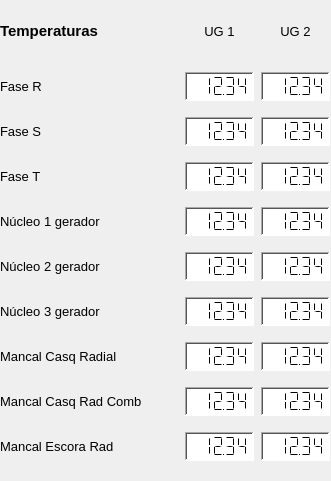
  <widget class="QWidget" name="layoutWidget">
   <property name="geometry">
    <rect>
     <x>69</x>
     <y>233</y>
     <width>331</width>
     <height>481</height>
    </rect>
   </property>
   <property name="font">
    <font>
     <pointsize>10</pointsize>
    </font>
   </property>
   <layout class="QGridLayout" name="gridLayout_vars_ug" columnstretch="0,0,0">
    <property name="sizeConstraint">
     <enum>QLayout::SetNoConstraint</enum>
    </property>
    <property name="leftMargin">
     <number>0</number>
    </property>
    <property name="topMargin">
     <number>0</number>
    </property>
    <property name="rightMargin">
     <number>1</number>
    </property>
    <property name="bottomMargin">
     <number>6</number>
    </property>
    <property name="horizontalSpacing">
     <number>7</number>
    </property>
    <property name="verticalSpacing">
     <number>10</number>
    </property>
    <item row="0" column="2">
     <widget class="QLabel" name="label_ug2">
      <property name="font">
       <font>
        <pointsize>10</pointsize>
       </font>
      </property>
      <property name="text">
       <string>UG 2</string>
      </property>
      <property name="alignment">
       <set>Qt::AlignCenter</set>
      </property>
     </widget>
    </item>
    <item row="6" column="0">
     <widget class="QLabel" name="label_temperatura_6">
      <property name="font">
       <font>
        <pointsize>10</pointsize>
       </font>
      </property>
      <property name="text">
       <string>Núcleo 3 gerador</string>
      </property>
     </widget>
    </item>
    <item row="0" column="0">
     <widget class="QLabel" name="label_temperaturas">
      <property name="maximumSize">
       <size>
        <width>16777215</width>
        <height>50</height>
       </size>
      </property>
      <property name="font">
       <font>
        <pointsize>11</pointsize>
        <weight>75</weight>
        <bold>true</bold>
        <underline>false</underline>
       </font>
      </property>
      <property name="text">
       <string>Temperaturas</string>
      </property>
     </widget>
    </item>
    <item row="4" column="1">
     <widget class="QLCDNumber" name="lcdNumber_temperatura_7_ug1">
      <property name="sizePolicy">
       <sizepolicy hsizetype="Fixed" vsizetype="Fixed">
        <horstretch>55</horstretch>
        <verstretch>29</verstretch>
       </sizepolicy>
      </property>
      <property name="minimumSize">
       <size>
        <width>69</width>
        <height>29</height>
       </size>
      </property>
      <property name="font">
       <font>
        <pointsize>10</pointsize>
        <weight>50</weight>
        <bold>false</bold>
       </font>
      </property>
      <property name="autoFillBackground">
       <bool>false</bool>
      </property>
      <property name="styleSheet">
       <string notr="true">background-color: rgb(255, 255, 255);</string>
      </property>
      <property name="frameShape">
       <enum>QFrame::WinPanel</enum>
      </property>
      <property name="frameShadow">
       <enum>QFrame::Sunken</enum>
      </property>
      <property name="smallDecimalPoint">
       <bool>true</bool>
      </property>
      <property name="digitCount">
       <number>5</number>
      </property>
      <property name="segmentStyle">
       <enum>QLCDNumber::Flat</enum>
      </property>
      <property name="value" stdset="0">
       <double>12.340000000000000</double>
      </property>
     </widget>
    </item>
    <item row="9" column="0">
     <widget class="QLabel" name="label_temperatura_9">
      <property name="font">
       <font>
        <pointsize>10</pointsize>
       </font>
      </property>
      <property name="text">
       <string>Mancal Escora Rad</string>
      </property>
     </widget>
    </item>
    <item row="9" column="1">
     <widget class="QLCDNumber" name="lcdNumber_temperatura_9_ug1">
      <property name="sizePolicy">
       <sizepolicy hsizetype="Fixed" vsizetype="Fixed">
        <horstretch>55</horstretch>
        <verstretch>29</verstretch>
       </sizepolicy>
      </property>
      <property name="minimumSize">
       <size>
        <width>69</width>
        <height>29</height>
       </size>
      </property>
      <property name="font">
       <font>
        <pointsize>10</pointsize>
        <weight>50</weight>
        <bold>false</bold>
       </font>
      </property>
      <property name="autoFillBackground">
       <bool>false</bool>
      </property>
      <property name="styleSheet">
       <string notr="true">background-color: rgb(255, 255, 255);</string>
      </property>
      <property name="frameShape">
       <enum>QFrame::WinPanel</enum>
      </property>
      <property name="frameShadow">
       <enum>QFrame::Sunken</enum>
      </property>
      <property name="smallDecimalPoint">
       <bool>true</bool>
      </property>
      <property name="digitCount">
       <number>5</number>
      </property>
      <property name="segmentStyle">
       <enum>QLCDNumber::Flat</enum>
      </property>
      <property name="value" stdset="0">
       <double>12.340000000000000</double>
      </property>
     </widget>
    </item>
    <item row="3" column="2">
     <widget class="QLCDNumber" name="lcdNumber_temperatura_3_ug2">
      <property name="sizePolicy">
       <sizepolicy hsizetype="Fixed" vsizetype="Fixed">
        <horstretch>55</horstretch>
        <verstretch>29</verstretch>
       </sizepolicy>
      </property>
      <property name="minimumSize">
       <size>
        <width>69</width>
        <height>29</height>
       </size>
      </property>
      <property name="font">
       <font>
        <pointsize>10</pointsize>
        <weight>50</weight>
        <bold>false</bold>
       </font>
      </property>
      <property name="autoFillBackground">
       <bool>false</bool>
      </property>
      <property name="styleSheet">
       <string notr="true">background-color: rgb(255, 255, 255);</string>
      </property>
      <property name="frameShape">
       <enum>QFrame::WinPanel</enum>
      </property>
      <property name="frameShadow">
       <enum>QFrame::Sunken</enum>
      </property>
      <property name="smallDecimalPoint">
       <bool>true</bool>
      </property>
      <property name="digitCount">
       <number>5</number>
      </property>
      <property name="segmentStyle">
       <enum>QLCDNumber::Flat</enum>
      </property>
      <property name="value" stdset="0">
       <double>12.340000000000000</double>
      </property>
     </widget>
    </item>
    <item row="1" column="1">
     <widget class="QLCDNumber" name="lcdNumber_temperatura_1_ug1">
      <property name="sizePolicy">
       <sizepolicy hsizetype="Fixed" vsizetype="Fixed">
        <horstretch>55</horstretch>
        <verstretch>0</verstretch>
       </sizepolicy>
      </property>
      <property name="minimumSize">
       <size>
        <width>69</width>
        <height>29</height>
       </size>
      </property>
      <property name="font">
       <font>
        <pointsize>10</pointsize>
        <weight>50</weight>
        <bold>false</bold>
       </font>
      </property>
      <property name="autoFillBackground">
       <bool>false</bool>
      </property>
      <property name="styleSheet">
       <string notr="true">background-color: rgb(255, 255, 255);</string>
      </property>
      <property name="frameShape">
       <enum>QFrame::WinPanel</enum>
      </property>
      <property name="frameShadow">
       <enum>QFrame::Sunken</enum>
      </property>
      <property name="smallDecimalPoint">
       <bool>true</bool>
      </property>
      <property name="digitCount">
       <number>5</number>
      </property>
      <property name="segmentStyle">
       <enum>QLCDNumber::Flat</enum>
      </property>
      <property name="value" stdset="0">
       <double>12.340000000000000</double>
      </property>
     </widget>
    </item>
    <item row="7" column="0">
     <widget class="QLabel" name="label_temperatura_7">
      <property name="font">
       <font>
        <pointsize>10</pointsize>
       </font>
      </property>
      <property name="text">
       <string>Mancal Casq Radial</string>
      </property>
     </widget>
    </item>
    <item row="6" column="2">
     <widget class="QLCDNumber" name="lcdNumber_temperatura_5_ug2">
      <property name="sizePolicy">
       <sizepolicy hsizetype="Fixed" vsizetype="Fixed">
        <horstretch>55</horstretch>
        <verstretch>29</verstretch>
       </sizepolicy>
      </property>
      <property name="minimumSize">
       <size>
        <width>69</width>
        <height>29</height>
       </size>
      </property>
      <property name="font">
       <font>
        <pointsize>10</pointsize>
        <weight>50</weight>
        <bold>false</bold>
       </font>
      </property>
      <property name="autoFillBackground">
       <bool>false</bool>
      </property>
      <property name="styleSheet">
       <string notr="true">background-color: rgb(255, 255, 255);</string>
      </property>
      <property name="frameShape">
       <enum>QFrame::WinPanel</enum>
      </property>
      <property name="frameShadow">
       <enum>QFrame::Sunken</enum>
      </property>
      <property name="smallDecimalPoint">
       <bool>true</bool>
      </property>
      <property name="digitCount">
       <number>5</number>
      </property>
      <property name="segmentStyle">
       <enum>QLCDNumber::Flat</enum>
      </property>
      <property name="value" stdset="0">
       <double>12.340000000000000</double>
      </property>
     </widget>
    </item>
    <item row="1" column="0">
     <widget class="QLabel" name="label_temperatura_1">
      <property name="font">
       <font>
        <pointsize>10</pointsize>
       </font>
      </property>
      <property name="text">
       <string>Fase R</string>
      </property>
     </widget>
    </item>
    <item row="2" column="0">
     <widget class="QLabel" name="label_temperatura_2">
      <property name="font">
       <font>
        <pointsize>10</pointsize>
       </font>
      </property>
      <property name="text">
       <string>Fase S</string>
      </property>
     </widget>
    </item>
    <item row="2" column="1">
     <widget class="QLCDNumber" name="lcdNumber_temperatura_2_ug1">
      <property name="sizePolicy">
       <sizepolicy hsizetype="Fixed" vsizetype="Fixed">
        <horstretch>55</horstretch>
        <verstretch>29</verstretch>
       </sizepolicy>
      </property>
      <property name="minimumSize">
       <size>
        <width>69</width>
        <height>29</height>
       </size>
      </property>
      <property name="font">
       <font>
        <pointsize>10</pointsize>
        <weight>50</weight>
        <bold>false</bold>
       </font>
      </property>
      <property name="autoFillBackground">
       <bool>false</bool>
      </property>
      <property name="styleSheet">
       <string notr="true">background-color: rgb(255, 255, 255);</string>
      </property>
      <property name="frameShape">
       <enum>QFrame::WinPanel</enum>
      </property>
      <property name="frameShadow">
       <enum>QFrame::Sunken</enum>
      </property>
      <property name="smallDecimalPoint">
       <bool>true</bool>
      </property>
      <property name="digitCount">
       <number>5</number>
      </property>
      <property name="segmentStyle">
       <enum>QLCDNumber::Flat</enum>
      </property>
      <property name="value" stdset="0">
       <double>12.340000000000000</double>
      </property>
     </widget>
    </item>
    <item row="1" column="2">
     <widget class="QLCDNumber" name="lcdNumber_temperatura_1_ug2">
      <property name="sizePolicy">
       <sizepolicy hsizetype="Fixed" vsizetype="Fixed">
        <horstretch>55</horstretch>
        <verstretch>29</verstretch>
       </sizepolicy>
      </property>
      <property name="minimumSize">
       <size>
        <width>69</width>
        <height>29</height>
       </size>
      </property>
      <property name="font">
       <font>
        <pointsize>10</pointsize>
        <weight>50</weight>
        <bold>false</bold>
       </font>
      </property>
      <property name="autoFillBackground">
       <bool>false</bool>
      </property>
      <property name="styleSheet">
       <string notr="true">background-color: rgb(255, 255, 255);</string>
      </property>
      <property name="frameShape">
       <enum>QFrame::WinPanel</enum>
      </property>
      <property name="frameShadow">
       <enum>QFrame::Sunken</enum>
      </property>
      <property name="smallDecimalPoint">
       <bool>true</bool>
      </property>
      <property name="digitCount">
       <number>5</number>
      </property>
      <property name="segmentStyle">
       <enum>QLCDNumber::Flat</enum>
      </property>
      <property name="value" stdset="0">
       <double>12.340000000000000</double>
      </property>
     </widget>
    </item>
    <item row="5" column="1">
     <widget class="QLCDNumber" name="lcdNumber_temperatura_4_ug1">
      <property name="sizePolicy">
       <sizepolicy hsizetype="Fixed" vsizetype="Fixed">
        <horstretch>55</horstretch>
        <verstretch>29</verstretch>
       </sizepolicy>
      </property>
      <property name="minimumSize">
       <size>
        <width>69</width>
        <height>29</height>
       </size>
      </property>
      <property name="font">
       <font>
        <pointsize>10</pointsize>
        <weight>50</weight>
        <bold>false</bold>
       </font>
      </property>
      <property name="autoFillBackground">
       <bool>false</bool>
      </property>
      <property name="styleSheet">
       <string notr="true">background-color: rgb(255, 255, 255);</string>
      </property>
      <property name="frameShape">
       <enum>QFrame::WinPanel</enum>
      </property>
      <property name="frameShadow">
       <enum>QFrame::Sunken</enum>
      </property>
      <property name="smallDecimalPoint">
       <bool>true</bool>
      </property>
      <property name="digitCount">
       <number>5</number>
      </property>
      <property name="segmentStyle">
       <enum>QLCDNumber::Flat</enum>
      </property>
      <property name="value" stdset="0">
       <double>12.340000000000000</double>
      </property>
     </widget>
    </item>
    <item row="3" column="1">
     <widget class="QLCDNumber" name="lcdNumber_temperatura_3_ug1">
      <property name="sizePolicy">
       <sizepolicy hsizetype="Fixed" vsizetype="Fixed">
        <horstretch>55</horstretch>
        <verstretch>29</verstretch>
       </sizepolicy>
      </property>
      <property name="minimumSize">
       <size>
        <width>69</width>
        <height>29</height>
       </size>
      </property>
      <property name="font">
       <font>
        <pointsize>10</pointsize>
        <weight>50</weight>
        <bold>false</bold>
       </font>
      </property>
      <property name="autoFillBackground">
       <bool>false</bool>
      </property>
      <property name="styleSheet">
       <string notr="true">background-color: rgb(255, 255, 255);</string>
      </property>
      <property name="frameShape">
       <enum>QFrame::WinPanel</enum>
      </property>
      <property name="frameShadow">
       <enum>QFrame::Sunken</enum>
      </property>
      <property name="smallDecimalPoint">
       <bool>true</bool>
      </property>
      <property name="digitCount">
       <number>5</number>
      </property>
      <property name="segmentStyle">
       <enum>QLCDNumber::Flat</enum>
      </property>
      <property name="value" stdset="0">
       <double>12.340000000000000</double>
      </property>
     </widget>
    </item>
    <item row="7" column="2">
     <widget class="QLCDNumber" name="lcdNumber_temperatura_6_ug2">
      <property name="sizePolicy">
       <sizepolicy hsizetype="Fixed" vsizetype="Fixed">
        <horstretch>55</horstretch>
        <verstretch>29</verstretch>
       </sizepolicy>
      </property>
      <property name="minimumSize">
       <size>
        <width>69</width>
        <height>29</height>
       </size>
      </property>
      <property name="font">
       <font>
        <pointsize>10</pointsize>
        <weight>50</weight>
        <bold>false</bold>
       </font>
      </property>
      <property name="autoFillBackground">
       <bool>false</bool>
      </property>
      <property name="styleSheet">
       <string notr="true">background-color: rgb(255, 255, 255);</string>
      </property>
      <property name="frameShape">
       <enum>QFrame::WinPanel</enum>
      </property>
      <property name="frameShadow">
       <enum>QFrame::Sunken</enum>
      </property>
      <property name="smallDecimalPoint">
       <bool>true</bool>
      </property>
      <property name="digitCount">
       <number>5</number>
      </property>
      <property name="segmentStyle">
       <enum>QLCDNumber::Flat</enum>
      </property>
      <property name="value" stdset="0">
       <double>12.340000000000000</double>
      </property>
     </widget>
    </item>
    <item row="2" column="2">
     <widget class="QLCDNumber" name="lcdNumber_temperatura_2_ug2">
      <property name="sizePolicy">
       <sizepolicy hsizetype="Fixed" vsizetype="Fixed">
        <horstretch>55</horstretch>
        <verstretch>29</verstretch>
       </sizepolicy>
      </property>
      <property name="minimumSize">
       <size>
        <width>69</width>
        <height>29</height>
       </size>
      </property>
      <property name="font">
       <font>
        <pointsize>10</pointsize>
        <weight>50</weight>
        <bold>false</bold>
       </font>
      </property>
      <property name="autoFillBackground">
       <bool>false</bool>
      </property>
      <property name="styleSheet">
       <string notr="true">background-color: rgb(255, 255, 255);</string>
      </property>
      <property name="frameShape">
       <enum>QFrame::WinPanel</enum>
      </property>
      <property name="frameShadow">
       <enum>QFrame::Sunken</enum>
      </property>
      <property name="smallDecimalPoint">
       <bool>true</bool>
      </property>
      <property name="digitCount">
       <number>5</number>
      </property>
      <property name="segmentStyle">
       <enum>QLCDNumber::Flat</enum>
      </property>
      <property name="value" stdset="0">
       <double>12.340000000000000</double>
      </property>
     </widget>
    </item>
    <item row="6" column="1">
     <widget class="QLCDNumber" name="lcdNumber_temperatura_5_ug1">
      <property name="sizePolicy">
       <sizepolicy hsizetype="Fixed" vsizetype="Fixed">
        <horstretch>55</horstretch>
        <verstretch>29</verstretch>
       </sizepolicy>
      </property>
      <property name="minimumSize">
       <size>
        <width>69</width>
        <height>29</height>
       </size>
      </property>
      <property name="font">
       <font>
        <pointsize>10</pointsize>
        <weight>50</weight>
        <bold>false</bold>
       </font>
      </property>
      <property name="autoFillBackground">
       <bool>false</bool>
      </property>
      <property name="styleSheet">
       <string notr="true">background-color: rgb(255, 255, 255);</string>
      </property>
      <property name="frameShape">
       <enum>QFrame::WinPanel</enum>
      </property>
      <property name="frameShadow">
       <enum>QFrame::Sunken</enum>
      </property>
      <property name="smallDecimalPoint">
       <bool>true</bool>
      </property>
      <property name="digitCount">
       <number>5</number>
      </property>
      <property name="segmentStyle">
       <enum>QLCDNumber::Flat</enum>
      </property>
      <property name="value" stdset="0">
       <double>12.340000000000000</double>
      </property>
     </widget>
    </item>
    <item row="3" column="0">
     <widget class="QLabel" name="label_temperatura_3">
      <property name="font">
       <font>
        <pointsize>10</pointsize>
       </font>
      </property>
      <property name="text">
       <string>Fase T</string>
      </property>
     </widget>
    </item>
    <item row="5" column="2">
     <widget class="QLCDNumber" name="lcdNumber_temperatura_4_ug2">
      <property name="sizePolicy">
       <sizepolicy hsizetype="Fixed" vsizetype="Fixed">
        <horstretch>55</horstretch>
        <verstretch>29</verstretch>
       </sizepolicy>
      </property>
      <property name="minimumSize">
       <size>
        <width>69</width>
        <height>29</height>
       </size>
      </property>
      <property name="font">
       <font>
        <pointsize>10</pointsize>
        <weight>50</weight>
        <bold>false</bold>
       </font>
      </property>
      <property name="autoFillBackground">
       <bool>false</bool>
      </property>
      <property name="styleSheet">
       <string notr="true">background-color: rgb(255, 255, 255);</string>
      </property>
      <property name="frameShape">
       <enum>QFrame::WinPanel</enum>
      </property>
      <property name="frameShadow">
       <enum>QFrame::Sunken</enum>
      </property>
      <property name="smallDecimalPoint">
       <bool>true</bool>
      </property>
      <property name="digitCount">
       <number>5</number>
      </property>
      <property name="segmentStyle">
       <enum>QLCDNumber::Flat</enum>
      </property>
      <property name="value" stdset="0">
       <double>12.340000000000000</double>
      </property>
     </widget>
    </item>
    <item row="9" column="2">
     <widget class="QLCDNumber" name="lcdNumber_temperatura_9_ug2">
      <property name="sizePolicy">
       <sizepolicy hsizetype="Fixed" vsizetype="Fixed">
        <horstretch>55</horstretch>
        <verstretch>29</verstretch>
       </sizepolicy>
      </property>
      <property name="minimumSize">
       <size>
        <width>69</width>
        <height>29</height>
       </size>
      </property>
      <property name="font">
       <font>
        <pointsize>10</pointsize>
        <weight>50</weight>
        <bold>false</bold>
       </font>
      </property>
      <property name="autoFillBackground">
       <bool>false</bool>
      </property>
      <property name="styleSheet">
       <string notr="true">background-color: rgb(255, 255, 255);</string>
      </property>
      <property name="frameShape">
       <enum>QFrame::WinPanel</enum>
      </property>
      <property name="frameShadow">
       <enum>QFrame::Sunken</enum>
      </property>
      <property name="smallDecimalPoint">
       <bool>true</bool>
      </property>
      <property name="digitCount">
       <number>5</number>
      </property>
      <property name="segmentStyle">
       <enum>QLCDNumber::Flat</enum>
      </property>
      <property name="value" stdset="0">
       <double>12.340000000000000</double>
      </property>
     </widget>
    </item>
    <item row="4" column="0">
     <widget class="QLabel" name="label_temperatura_4">
      <property name="font">
       <font>
        <pointsize>10</pointsize>
       </font>
      </property>
      <property name="text">
       <string>Núcleo 1 gerador</string>
      </property>
     </widget>
    </item>
    <item row="8" column="1">
     <widget class="QLCDNumber" name="lcdNumber_temperatura_8_ug1">
      <property name="sizePolicy">
       <sizepolicy hsizetype="Fixed" vsizetype="Fixed">
        <horstretch>55</horstretch>
        <verstretch>29</verstretch>
       </sizepolicy>
      </property>
      <property name="minimumSize">
       <size>
        <width>69</width>
        <height>29</height>
       </size>
      </property>
      <property name="font">
       <font>
        <pointsize>10</pointsize>
        <weight>50</weight>
        <bold>false</bold>
       </font>
      </property>
      <property name="autoFillBackground">
       <bool>false</bool>
      </property>
      <property name="styleSheet">
       <string notr="true">background-color: rgb(255, 255, 255);</string>
      </property>
      <property name="frameShape">
       <enum>QFrame::WinPanel</enum>
      </property>
      <property name="frameShadow">
       <enum>QFrame::Sunken</enum>
      </property>
      <property name="smallDecimalPoint">
       <bool>true</bool>
      </property>
      <property name="digitCount">
       <number>5</number>
      </property>
      <property name="segmentStyle">
       <enum>QLCDNumber::Flat</enum>
      </property>
      <property name="value" stdset="0">
       <double>12.340000000000000</double>
      </property>
     </widget>
    </item>
    <item row="8" column="2">
     <widget class="QLCDNumber" name="lcdNumber_temperatura_8_ug2">
      <property name="sizePolicy">
       <sizepolicy hsizetype="Fixed" vsizetype="Fixed">
        <horstretch>55</horstretch>
        <verstretch>29</verstretch>
       </sizepolicy>
      </property>
      <property name="minimumSize">
       <size>
        <width>69</width>
        <height>29</height>
       </size>
      </property>
      <property name="font">
       <font>
        <pointsize>10</pointsize>
        <weight>50</weight>
        <bold>false</bold>
       </font>
      </property>
      <property name="autoFillBackground">
       <bool>false</bool>
      </property>
      <property name="styleSheet">
       <string notr="true">background-color: rgb(255, 255, 255);</string>
      </property>
      <property name="frameShape">
       <enum>QFrame::WinPanel</enum>
      </property>
      <property name="frameShadow">
       <enum>QFrame::Sunken</enum>
      </property>
      <property name="smallDecimalPoint">
       <bool>true</bool>
      </property>
      <property name="digitCount">
       <number>5</number>
      </property>
      <property name="segmentStyle">
       <enum>QLCDNumber::Flat</enum>
      </property>
      <property name="value" stdset="0">
       <double>12.340000000000000</double>
      </property>
     </widget>
    </item>
    <item row="8" column="0">
     <widget class="QLabel" name="label_temperatura_8">
      <property name="font">
       <font>
        <pointsize>10</pointsize>
       </font>
      </property>
      <property name="text">
       <string>Mancal Casq Rad Comb</string>
      </property>
     </widget>
    </item>
    <item row="4" column="2">
     <widget class="QLCDNumber" name="lcdNumber_temperatura_7_ug2">
      <property name="sizePolicy">
       <sizepolicy hsizetype="Fixed" vsizetype="Fixed">
        <horstretch>55</horstretch>
        <verstretch>29</verstretch>
       </sizepolicy>
      </property>
      <property name="minimumSize">
       <size>
        <width>69</width>
        <height>29</height>
       </size>
      </property>
      <property name="font">
       <font>
        <pointsize>10</pointsize>
        <weight>50</weight>
        <bold>false</bold>
       </font>
      </property>
      <property name="autoFillBackground">
       <bool>false</bool>
      </property>
      <property name="styleSheet">
       <string notr="true">background-color: rgb(255, 255, 255);</string>
      </property>
      <property name="frameShape">
       <enum>QFrame::WinPanel</enum>
      </property>
      <property name="frameShadow">
       <enum>QFrame::Sunken</enum>
      </property>
      <property name="smallDecimalPoint">
       <bool>true</bool>
      </property>
      <property name="digitCount">
       <number>5</number>
      </property>
      <property name="segmentStyle">
       <enum>QLCDNumber::Flat</enum>
      </property>
      <property name="value" stdset="0">
       <double>12.340000000000000</double>
      </property>
     </widget>
    </item>
    <item row="7" column="1">
     <widget class="QLCDNumber" name="lcdNumber_temperatura_6_ug1">
      <property name="sizePolicy">
       <sizepolicy hsizetype="Fixed" vsizetype="Fixed">
        <horstretch>55</horstretch>
        <verstretch>29</verstretch>
       </sizepolicy>
      </property>
      <property name="minimumSize">
       <size>
        <width>69</width>
        <height>29</height>
       </size>
      </property>
      <property name="font">
       <font>
        <pointsize>10</pointsize>
        <weight>50</weight>
        <bold>false</bold>
       </font>
      </property>
      <property name="autoFillBackground">
       <bool>false</bool>
      </property>
      <property name="styleSheet">
       <string notr="true">background-color: rgb(255, 255, 255);</string>
      </property>
      <property name="frameShape">
       <enum>QFrame::WinPanel</enum>
      </property>
      <property name="frameShadow">
       <enum>QFrame::Sunken</enum>
      </property>
      <property name="smallDecimalPoint">
       <bool>true</bool>
      </property>
      <property name="digitCount">
       <number>5</number>
      </property>
      <property name="segmentStyle">
       <enum>QLCDNumber::Flat</enum>
      </property>
      <property name="value" stdset="0">
       <double>12.340000000000000</double>
      </property>
     </widget>
    </item>
    <item row="0" column="1">
     <widget class="QLabel" name="label_ug1">
      <property name="font">
       <font>
        <pointsize>10</pointsize>
       </font>
      </property>
      <property name="text">
       <string>UG 1</string>
      </property>
      <property name="alignment">
       <set>Qt::AlignCenter</set>
      </property>
     </widget>
    </item>
    <item row="5" column="0">
     <widget class="QLabel" name="label_temperatura_5">
      <property name="font">
       <font>
        <pointsize>10</pointsize>
       </font>
      </property>
      <property name="text">
       <string>Núcleo 2 gerador</string>
      </property>
     </widget>
    </item>
   </layout>
   <zorder>lcdNumber_temperatura_7_ug2</zorder>
   <zorder>lcdNumber_temperatura_7_ug1</zorder>
   <zorder>lcdNumber_temperatura_4_ug2</zorder>
   <zorder>label_temperatura_1</zorder>
   <zorder>label_temperaturas</zorder>
   <zorder>label_temperatura_3</zorder>
   <zorder>lcdNumber_temperatura_5_ug2</zorder>
   <zorder>label_temperatura_6</zorder>
   <zorder>lcdNumber_temperatura_6_ug2</zorder>
   <zorder>label_ug1</zorder>
   <zorder>lcdNumber_temperatura_1_ug1</zorder>
   <zorder>lcdNumber_temperatura_3_ug1</zorder>
   <zorder>label_temperatura_4</zorder>
   <zorder>lcdNumber_temperatura_3_ug2</zorder>
   <zorder>label_temperatura_5</zorder>
   <zorder>lcdNumber_temperatura_2_ug2</zorder>
   <zorder>lcdNumber_temperatura_6_ug1</zorder>
   <zorder>lcdNumber_temperatura_5_ug1</zorder>
   <zorder>label_temperatura_9</zorder>
   <zorder>label_temperatura_8</zorder>
   <zorder>label_temperatura_7</zorder>
   <zorder>lcdNumber_temperatura_1_ug2</zorder>
   <zorder>lcdNumber_temperatura_9_ug1</zorder>
   <zorder>label_temperatura_2</zorder>
   <zorder>lcdNumber_temperatura_9_ug2</zorder>
   <zorder>lcdNumber_temperatura_2_ug1</zorder>
   <zorder>lcdNumber_temperatura_4_ug1</zorder>
   <zorder>lcdNumber_temperatura_8_ug2</zorder>
   <zorder>label_ug2</zorder>
   <zorder>lcdNumber_temperatura_8_ug1</zorder>
  </widget>
